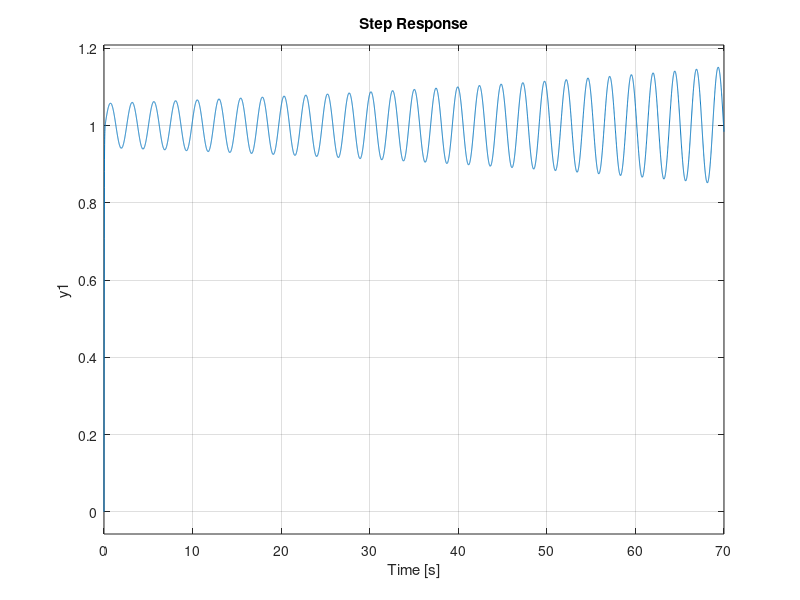

Here is the MATLAB script that generated this plot: (Note: this script raises an error after producing the figure.)
clear; close all; clc;
%1.750
% Define symbolic variable in the context of transfer function
s = tf("s");
kp = 1.75
kd = 15
ki = 100

controller = pid(kp,ki,kd)
sys = 3 / ((s+0.1) * (s + 0.5))
feedback_sys = feedback(controller * sys, 1);
%open loop
step(feedback_sys)

% step data 
s_info = stepinfo(feedback_sys);

overshoot = s_info.Overshoot;
settling_time = s_info.SettlingTime;
risetime = s_info.RiseTime

fprintf('Proportional gain (kp): %2.3f\n', kp)
fprintf('Derivative gain (kd): %2.3f\n', kd)
fprintf('Integral gain (ki): %2.3f\n', ki)
fprintf('Percentage overshoot: %2.2f%%\n', overshoot)
fprintf('Settling time: %2.2f s\n\n', settling_time)
fprintf('Rise time: %2.2f s\n\n', risetime)
